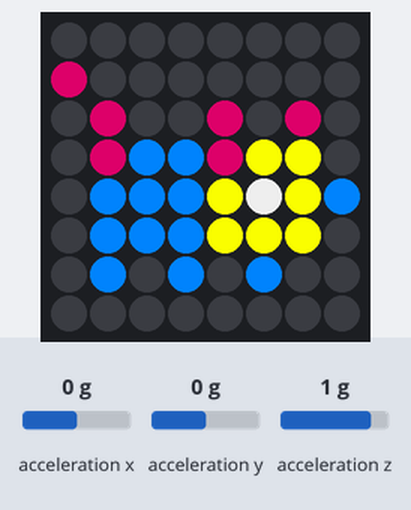
The program below on a simulated Raspberry Pi (BCM pin numbers) with a Sense HAT. Parts: the Sense HAT's 8×8 RGB LED matrix. The inputs (shaded band) are chosen by the test bench; at power-on: acceleration x 0 g, acceleration y 0 g, acceleration z 1 g.

Above: at 0.1 s.
At 0.6 s:
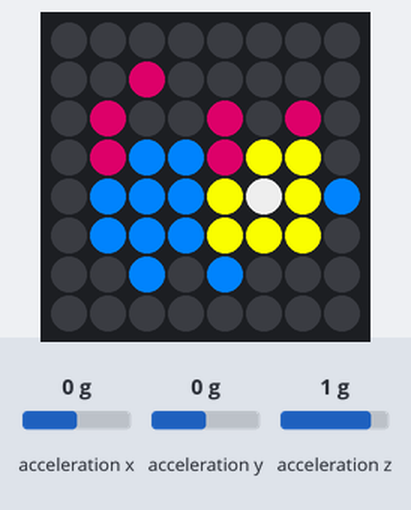

Measured:
- what the display in image 1 shows lasts 0.5 s, from 0.5 s to 1.0 s

The program:

ict_hw_2.py
```python
from sense_hat import SenseHat
import time

sense = SenseHat()


b = (0, 128, 255) # Blue

m = (153, 0, 76) # Magenta

y = (255, 255, 0) # Yellow

w = (200, 200, 200) # White

e = (0, 0, 0,) # Empty


pet1 = [
    e, e, e, e, e, e, e, e,
    m, e, e, e, e, e, e, e,
    e, m, e, e, m, e, m, e,
    e, m, b, b, m , y, y, e,
    e, b, b, b, y, w, y, b,
    e, b, b, b, y, y, y, e,
    e, b, e, b, e, b, e, e,
    e, e, e, e, e, e, e, e,
    ]

pet2 = [
    e, e, e, e, e, e, e, e,
    e, e, m, e, e, e, e, e,
    e, m, e, e, m, e, m, e,
    e, m, b, b, m , y, y, e,
    e, b, b, b, y, w, y, b,
    e, b, b, b, y, y, y, e,
    e, e, b, e, b, e, e, e,
    e, e, e, e, e, e, e, e,
    ]
def walking():
    for i in range(10):
        sense.set_pixels(pet1)
        time.sleep(0.5)
        sense.set_pixels(pet2)
        time.sleep(0.5)

sense.clear()

x, y, z = sense.get_accelerometer_raw().values()

while x<2 and y<2 and z<2:
    x, y, z = sense.get_accelerometer_raw().values()
    walking()
```
